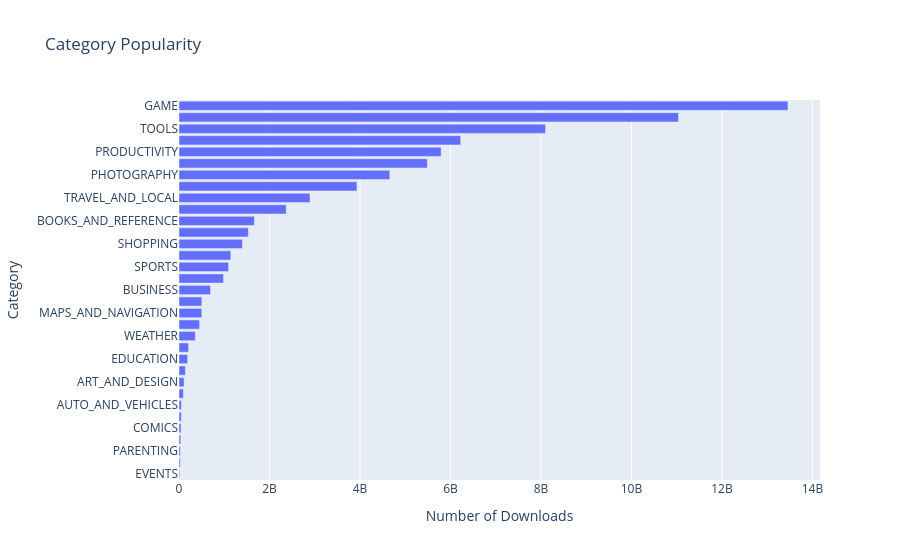

The code cell stored with this chart in its notebook:
### Markdown cell above
## Step 9: Category popularity by installs

### Code cell
charts.category_popularity_bar(df).show()

### Figure 1 — Plotly figure (JSON) as saved in the notebook; plotly's stock layout.template omitted (floating-point values rounded to 4 significant figures)
{"data": [{"hovertemplate": "x=%{x}<br>y=%{y}<extra></extra>", "legendgroup": "", "marker": {"color": "#636efa", "pattern": {"shape": ""}}, "name": "", "orientation": "h", "showlegend": false, "textposition": "auto", "type": "bar", "x": [15949410, 26916200, 31116110, 38252676, 44931100, 52083000, 53129800, 97072000, 113233100, 140912410, 189851000, 211677750, 361096500, 455249400, 503267560, 503611120, 697018120, 984660000, 1096431465, 1144006220, 1400331540, 1532352930, 1665791655, 2369110650, 2894859300, 3931797200, 4658143130, 5487841475, 5793070180, 6225955490, 8100724500, 11038241530, 13457762717], "xaxis": "x", "y": ["EVENTS", "BEAUTY", "PARENTING", "MEDICAL", "COMICS", "LIBRARIES_AND_DEMO", "AUTO_AND_VEHICLES", "HOUSE_AND_HOME", "ART_AND_DESIGN", "DATING", "EDUCATION", "FOOD_AND_DRINK", "WEATHER", "FINANCE", "MAPS_AND_NAVIGATION", "LIFESTYLE", "BUSINESS", "ENTERTAINMENT", "SPORTS", "HEALTH_AND_FITNESS", "SHOPPING", "PERSONALIZATION", "BOOKS_AND_REFERENCE", "NEWS_AND_MAGAZINES", "TRAVEL_AND_LOCAL", "VIDEO_PLAYERS", "PHOTOGRAPHY", "SOCIAL", "PRODUCTIVITY", "FAMILY", "TOOLS", "COMMUNICATION", "GAME"], "yaxis": "y"}], "layout": {"barmode": "relative", "legend": {"tracegroupgap": 0}, "title": {"text": "Category Popularity"}, "xaxis": {"anchor": "y", "domain": [0, 1], "title": {"text": "Number of Downloads"}}, "yaxis": {"anchor": "x", "domain": [0, 1], "title": {"text": "Category"}}}}
